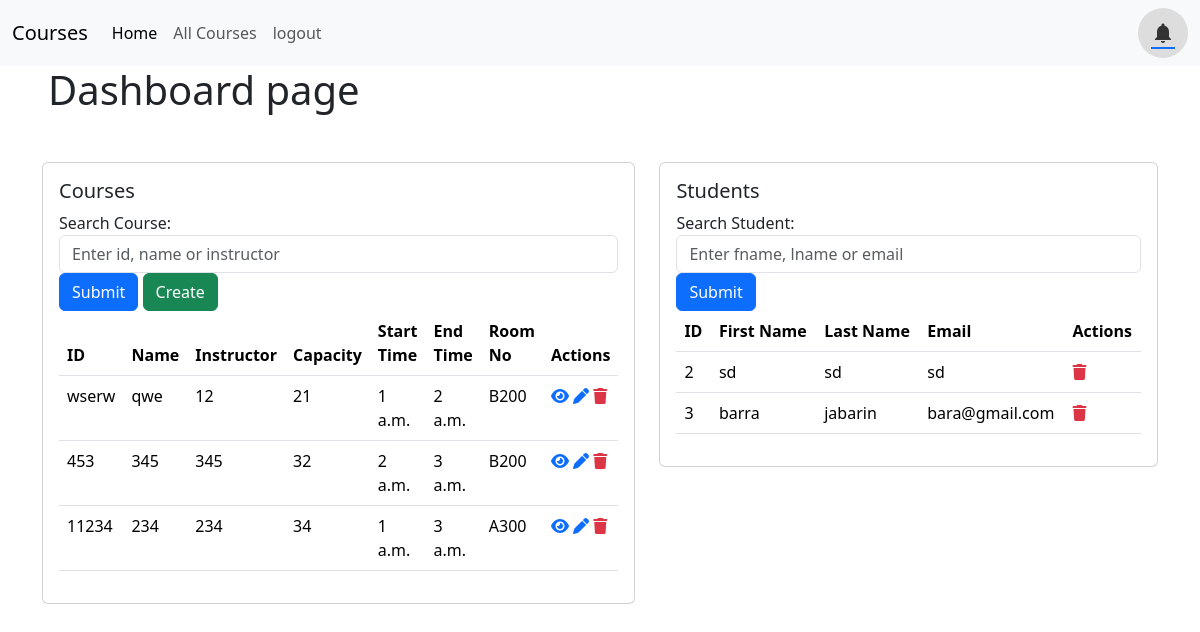
The app's page / (signed in) with its own data.
### App/models.py (models this page shows, shortened)
class Courses(models.Model):
    id = models.CharField(primary_key=True,max_length=10)
    name = models.CharField( max_length=50)
    description = models.CharField(max_length=255)
    prerequisites = models.ManyToManyField('self', blank=True)
    instructor = models.CharField(max_length=50)
    capacity = models.IntegerField()
    courseSchedules = models.ForeignKey(CourseSchedules, on_delete=models.CASCADE, null=True)

class CourseSchedules(models.Model):
    DAYS = (
        ('3-days','sunday-tuesday-thursday'),
        ('2-days','monday-wensday'),
    )
    id = models.AutoField(primary_key=True)
    startTime = models.TimeField()
    endTime = models.TimeField()
    days = models.CharField(max_length=10, null=True, choices=DAYS)
    roomNo = models.CharField(max_length=20)

class Student(models.Model):
    id = models.IntegerField(primary_key=True)
    first_name = models.CharField(max_length=50, null=True)
    last_name = models.CharField(max_length=50, null=True)
    email = models.EmailField(max_length=254, null=True)
    user = models.ForeignKey(User,on_delete=models.CASCADE)

### App/decorators.py (the view)
    def wrapper_func(request, *args, **kwargs):
        group = None
        if request.user.groups.exists():
            group= request.user.groups.all()[0].name
        if group =='admin' :
            return view_func(request,*args, **kwargs)
        if group =="student":
            return redirect('myCourses')
        else:
            return #

### App/templates/App/dashboard.html (shortened to what this page needs)
{% extends "App/main.html" %}
{% block content %}
{% load static %}
<link rel="stylesheet" href="{% static "css/dashboard.css" %}">
<h1 class="px-5"> Dashboard page</h1>
<div class="container mt-5">
  <div class="row">
    <div class="col">
      <div class="card">
        <div class="card-body">
          <h5 class="card-title">Courses</h5>
          <div class="row">
            <div class="col">
              <form action="" method="GET" class="search-form">
                <div class="form-group">
                  <label for="searchCourses">Search Course:</label>
                  <input type="text" class="form-control" id="searchCourses" name="searchCourses" placeholder="Enter id, name or instructor">
                </div>
                <div class="form-buttons">
                  <button type="submit" class="btn btn-primary">Submit</button>
                  <a class="btn btn-success" href="{% url "createCourse" %}" role="button">Create</a>
                </div>
              </form>
            </div>
          </div>
          <table class="table">
            <thead>
              <tr>
                <th scope="col">ID</th>
                <th scope="col">Name</th>
                <th scope="col">Instructor</th>
                <th scope="col">Capacity</th>
                <th scope="col">Start Time</th>
                <th scope="col">End Time</th>
                <th scope="col">Room No</th>
                <th scope="col">Actions</th>
              </tr>
            </thead>
            <tbody>
              {% for item in courses %}
                <tr>
                  <td>{{ item.id }}</td>
                  <td>{{ item.name }}</td>
                  <td>{{ item.instructor }}</td>
                  <td>{{ item.capacity }}</td>
                  {% if item.courseSchedules %}
                    <td>{{ item.courseSchedules.startTime }}</td>
                    <td>{{ item.courseSchedules.endTime }}</td>
                    <td>{{ item.courseSchedules.roomNo }}</td>
                  {% else %}
                    <td>N/A</td>
                    <td>N/A</td>
                    <td>N/A</td>
                  {% endif %}
                  <td>
                    <a href="{% url "course" item.id %}"><i class="fa-solid fa-eye"></i></a>
                    <a href="{% url "updateCourse" item.id %}"><i class="fa-solid fa-pen"></i></a>
                    <a href="{% url "deleteCourse" item.id %}"><i class="fa-solid fa-trash text-danger"></i></a>
                  </td>
                </tr>
              {% endfor %}
            </tbody>
          </table>
        </div>
      </div>
    </div>
    <div class="col">
      <div class="card">
        <div class="card-body">
          <h5 class="card-title">Students</h5>
          <div class="row">
            <div class="col">
              <form action="" method="GET" class="search-form">
                <div class="form-group">
                  <label for="searchStudents">Search Student:</label>
                  <input type="text" class="form-control" id="searchStudents" name="searchStudents" placeholder="Enter fname, lname or email">
                </div>
                <div class="form-buttons">
                  <button type="submit" class="btn btn-primary">Submit</button>
                </div>
              </form>
            </div>
          </div>
          <table class="table">
            <thead>
              <tr>
                <th scope="col">ID</th>
                <th scope="col">First Name</th>
                <th scope="col">Last Name</th>
                <th scope="col">Email</th>
                <th scope="col">Actions</th>
              </tr>
            </thead>
            <tbody>
              {% for item in students %}
                <tr>
                  <td>{{ item.id }}</td>
                  <td>{{ item.first_name }}</td>
                  <td>{{ item.last_name }}</td>
                  <td>{{ item.email }}</td>
                  <td><a href="{% url "deleteStudent" item.id %}"><i class="fa-solid fa-trash text-danger"></i></a></td>
                </tr>
              {% endfor %}
            </tbody>
          </table>
        </div>
      </div>
    </div>
  </div>
</div>
{% endblock content %}

### App/templates/App/main.html (shortened to what this page needs)
{% load static %}
<!DOCTYPE html>
<html lang="en">
<head>
    <link href="https://cdn.jsdelivr.net/npm/bootstrap@5.3.3/dist/css/bootstrap.min.css" rel="stylesheet">
    <link rel="stylesheet" href="https://cdnjs.cloudflare.com/ajax/libs/font-awesome/6.5.2/css/all.min.css">
    <link rel="stylesheet" href="{% static "css/style.css" %}">
</head>
<body>
    {% include "App/nav.html" %}
    {% block content %}
    {% endblock content %}
</body>
</html>

### App/templates/App/nav.html (shortened to what this page needs)
<nav class="navbar navbar-expand-lg bg-body-tertiary">
    <div class="container-fluid">
      <a class="navbar-brand" href="#">Courses</a>
      <div class="collapse navbar-collapse" id="navbarSupportedContent">
        <ul class="navbar-nav me-auto mb-2 mb-lg-0">
          <li class="nav-item">
            <a class="nav-link active" aria-current="page" href="{% url "home" %}">Home</a>
          </li>
          <li class="nav-item">
            <a class="nav-link" href="{% url "courses" %}">All Courses</a>
          </li>
          <li class="nav-item">
            <a class="nav-link" href="{% url "logout" %}">logout</a>
          </li>
        </ul>
        <a href="{% url 'notification' %}">
          <button type="button" class="icon-button">
            <span class="material-icons">notifications</span>
          </button>
        </a>
      </div>
    </div>
  </nav>

### static/css/style.css (style rules this page uses)
.icon-button { position: relative; display: flex; align-items: center; justify-content: center; width: 50px; height: 50px; color: #333333; background: #dddddd; border: none; outline: none; border-radius: 50%; }

### records on screen
Courses: id "wserw", name "qwe", instructor "12", capacity "21", courseSchedules.startTime "1 a.m.", courseSchedules.endTime "2 a.m.", courseSchedules.roomNo "B200"
Courses: id "453", name "345", instructor "345", capacity "32", courseSchedules.startTime "2 a.m.", courseSchedules.endTime "3 a.m.", courseSchedules.roomNo "B200"
Courses: id "11234", name "234", instructor "234", capacity "34", courseSchedules.startTime "1 a.m.", courseSchedules.endTime "3 a.m.", courseSchedules.roomNo "A300"
Student: id "2", first_name "sd", last_name "sd", email "sd"
Student: id "3", first_name "barra", last_name "jabarin", email "bara@gmail.com"
